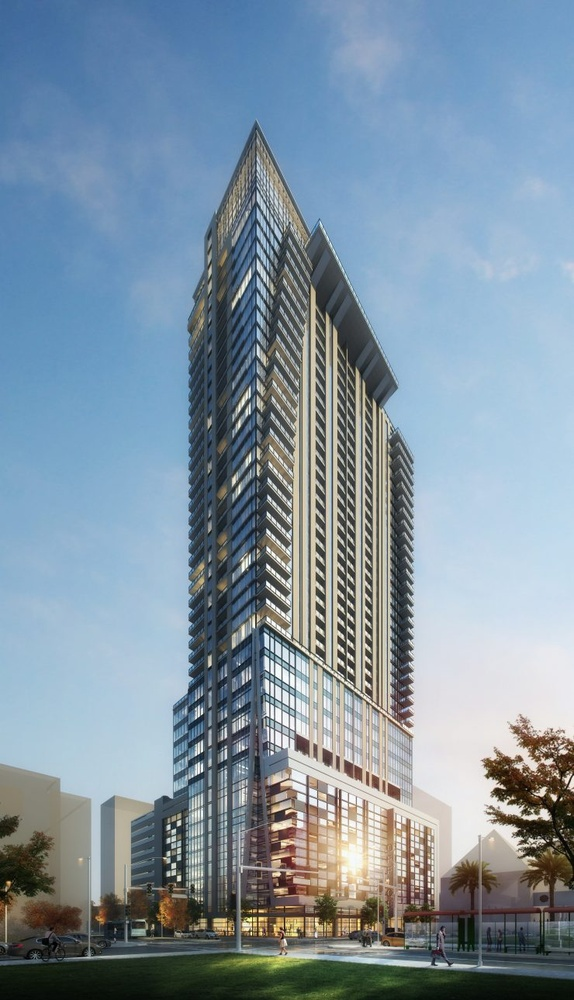
#> input picture empire.jpg, 574 x 1000 px, shrunk from 740 x 1289 before the run
$ python colorize.py   (older library calls are emulated)
#> lines starting #> are read from the running program, lines starting #| are printed output that depends on the picture
from PIL import Image
from numpy import *
import matplotlib.pyplot as plt

def histeq(im, nbr_bins=256):
# Histogram distribution of halftone image.
    # Get histogram f image
    imhist, bins = histogram(im.flatten(), nbr_bins, normed=True)
    cdf = imhist.cumsum() # distribution func
    cdf = 255 * cdf / cdf[-1] # normize

    # using linear interpolation cdf for number of new pixels
    im2 = interp(im.flatten(), bins[:-1], cdf)
    return im2.reshape(im.shape), cdf


im = array(Image.open('empire.jpg').convert('L'))
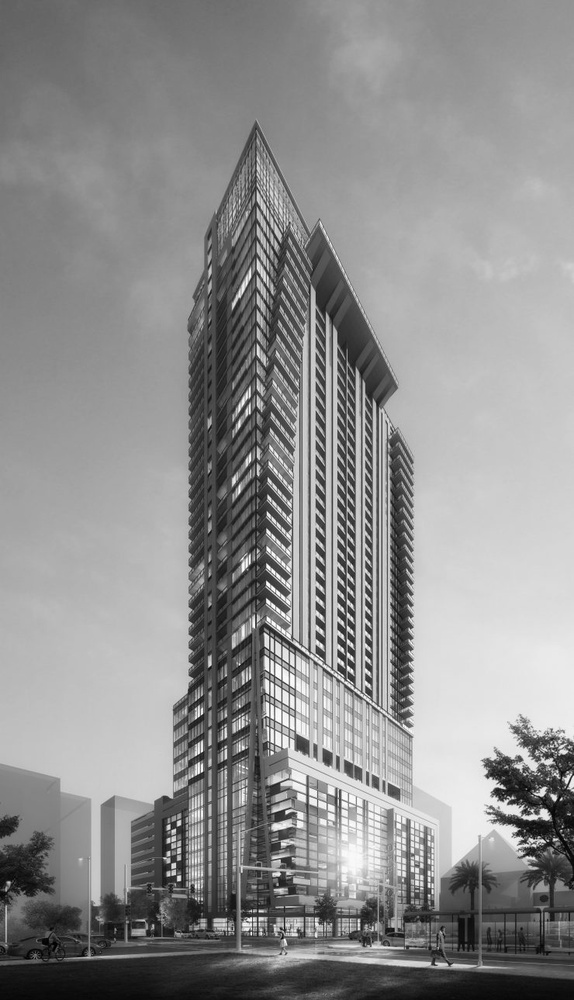
#> im: shape (1000, 574); min 0, max 255, mean 142.7
im2,cdf = histeq(im)
#> in histeq, `imhist, bins = histogram(im.flatten(), nbr_bins, normed=True)`: imhist = 256 values, max 0.00995 at index 199, min 5.25e-06 at index 0, mean 0.00392; bins = 257 values from 0 to 255
#> in histeq, `cdf = imhist.cumsum()`: cdf = 256 values from 5.25e-06 to 1
#> in histeq, `cdf = 255 * cdf / cdf[-1]`: cdf = 256 values from 0.00133 to 255
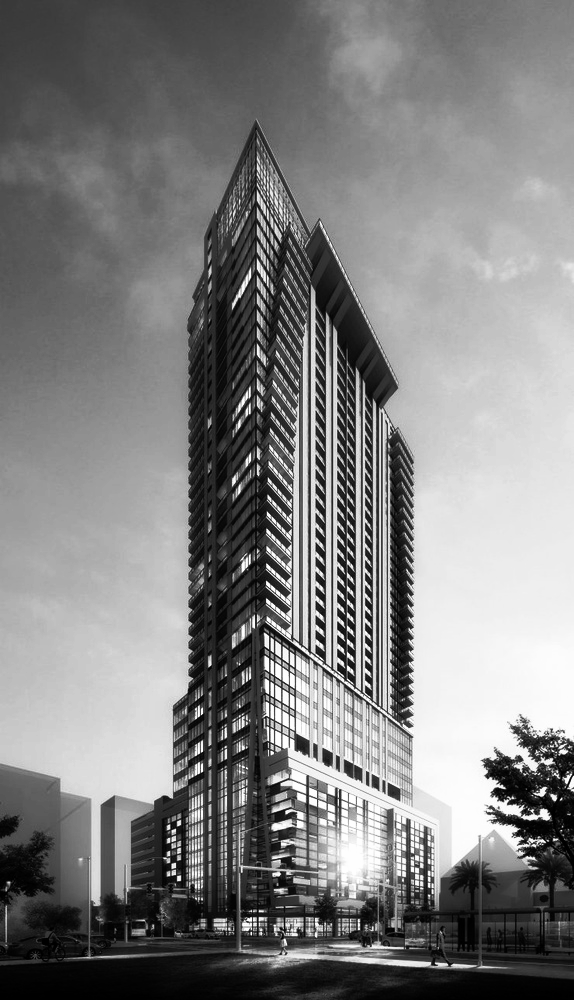
#> im2: shape (1000, 574) float64; min 0.00133, max 255, mean 129
#> cdf = 256 values from 0.00133 to 255

plt.imshow(im2)
plt.savefig('output.jpg')
